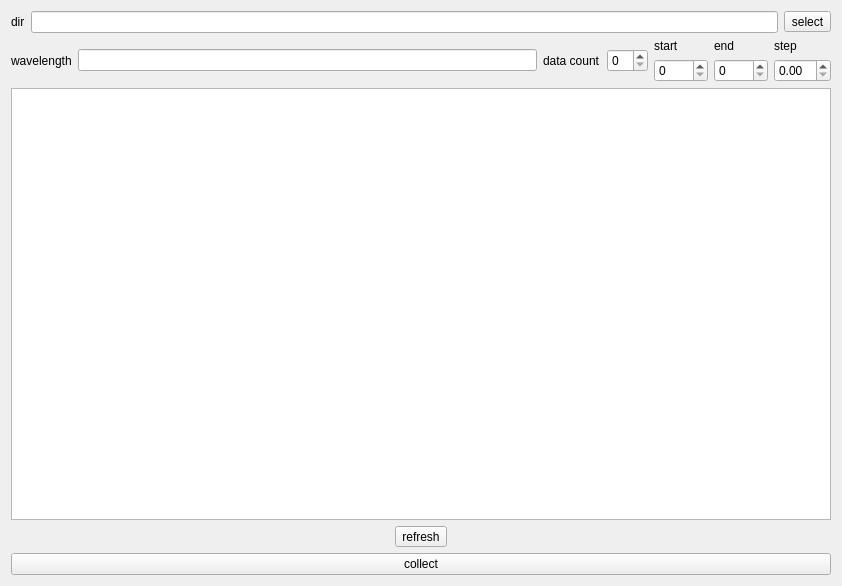
<?xml version="1.0" encoding="UTF-8"?>
<ui version="4.0">
 <class>FormFittingPoints</class>
 <widget class="QWidget" name="FormFittingPoints">
  <property name="geometry">
   <rect>
    <x>0</x>
    <y>0</y>
    <width>842</width>
    <height>586</height>
   </rect>
  </property>
  <property name="windowTitle">
   <string>Form</string>
  </property>
  <layout class="QGridLayout" name="gridLayout_2">
   <item row="0" column="0" colspan="2">
    <layout class="QHBoxLayout" name="hLayDir">
     <item>
      <widget class="QLabel" name="labelDir">
       <property name="text">
        <string>dir</string>
       </property>
      </widget>
     </item>
     <item>
      <widget class="QLineEdit" name="lineEditDir"/>
     </item>
     <item>
      <widget class="QToolButton" name="tBtnSelectDir">
       <property name="text">
        <string>select</string>
       </property>
      </widget>
     </item>
    </layout>
   </item>
   <item row="1" column="1">
    <layout class="QGridLayout" name="gridLayout">
     <item row="0" column="1">
      <widget class="QLabel" name="labelWavelengthEnd">
       <property name="text">
        <string>end</string>
       </property>
      </widget>
     </item>
     <item row="0" column="2">
      <widget class="QLabel" name="labelWavelengthStep">
       <property name="text">
        <string>step</string>
       </property>
      </widget>
     </item>
     <item row="1" column="0">
      <widget class="QSpinBox" name="spinBoxWavelengthStart">
       <property name="maximum">
        <number>9999</number>
       </property>
      </widget>
     </item>
     <item row="0" column="0">
      <widget class="QLabel" name="labelWavelengthStart">
       <property name="text">
        <string>start</string>
       </property>
      </widget>
     </item>
     <item row="1" column="2">
      <widget class="QDoubleSpinBox" name="doubleSpinBoxStep"/>
     </item>
     <item row="1" column="1">
      <widget class="QSpinBox" name="spinBoxWavelengthEnd">
       <property name="maximum">
        <number>9999</number>
       </property>
      </widget>
     </item>
    </layout>
   </item>
   <item row="4" column="0" colspan="2">
    <widget class="QPushButton" name="btnCollect">
     <property name="text">
      <string>collect</string>
     </property>
    </widget>
   </item>
   <item row="2" column="0" colspan="2">
    <widget class="QTableView" name="tableViewCollectStatus"/>
   </item>
   <item row="1" column="0">
    <layout class="QHBoxLayout" name="hLayWaveLength">
     <item>
      <widget class="QLabel" name="labelWavelength">
       <property name="text">
        <string>wavelength</string>
       </property>
      </widget>
     </item>
     <item>
      <widget class="QLineEdit" name="lineEditWavelength">
       <property name="enabled">
        <bool>true</bool>
       </property>
       <property name="readOnly">
        <bool>true</bool>
       </property>
      </widget>
     </item>
     <item>
      <widget class="QLabel" name="labelDataCount">
       <property name="text">
        <string>data count</string>
       </property>
      </widget>
     </item>
     <item>
      <widget class="QSpinBox" name="spinBoxDataCount"/>
     </item>
    </layout>
   </item>
   <item row="3" column="0" colspan="2">
    <layout class="QHBoxLayout" name="hLayOperate">
     <item>
      <widget class="QToolButton" name="tBtnRefresh">
       <property name="text">
        <string>refresh</string>
       </property>
      </widget>
     </item>
    </layout>
   </item>
  </layout>
 </widget>
 <resources/>
 <connections/>
</ui>
